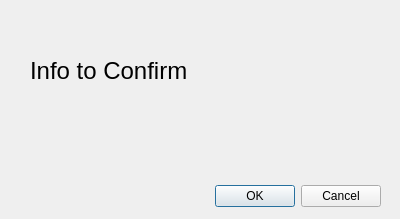
<?xml version="1.0" encoding="UTF-8"?>
<ui version="4.0">
 <class>Dialog</class>
 <widget class="QDialog" name="Dialog">
  <property name="geometry">
   <rect>
    <x>0</x>
    <y>0</y>
    <width>400</width>
    <height>219</height>
   </rect>
  </property>
  <property name="windowTitle">
   <string>Dialog</string>
  </property>
  <widget class="QDialogButtonBox" name="buttonBox">
   <property name="geometry">
    <rect>
     <x>40</x>
     <y>180</y>
     <width>341</width>
     <height>32</height>
    </rect>
   </property>
   <property name="orientation">
    <enum>Qt::Horizontal</enum>
   </property>
   <property name="standardButtons">
    <set>QDialogButtonBox::Cancel|QDialogButtonBox::Ok</set>
   </property>
  </widget>
  <widget class="QLabel" name="label">
   <property name="geometry">
    <rect>
     <x>30</x>
     <y>20</y>
     <width>351</width>
     <height>101</height>
    </rect>
   </property>
   <property name="font">
    <font>
     <pointsize>18</pointsize>
    </font>
   </property>
   <property name="text">
    <string>Info to Confirm</string>
   </property>
  </widget>
 </widget>
 <resources/>
 <connections>
  <connection>
   <sender>buttonBox</sender>
   <signal>accepted()</signal>
   <receiver>Dialog</receiver>
   <slot>accept()</slot>
   <hints>
    <hint type="sourcelabel">
     <x>248</x>
     <y>254</y>
    </hint>
    <hint type="destinationlabel">
     <x>157</x>
     <y>274</y>
    </hint>
   </hints>
  </connection>
  <connection>
   <sender>buttonBox</sender>
   <signal>rejected()</signal>
   <receiver>Dialog</receiver>
   <slot>reject()</slot>
   <hints>
    <hint type="sourcelabel">
     <x>316</x>
     <y>260</y>
    </hint>
    <hint type="destinationlabel">
     <x>286</x>
     <y>274</y>
    </hint>
   </hints>
  </connection>
 </connections>
</ui>
